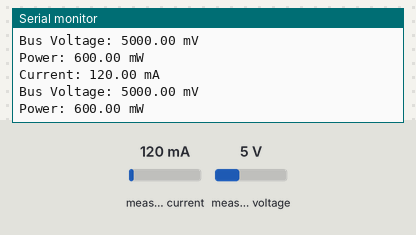
The sketch below on a simulated Arduino Uno, built with avr-gcc and run on an emulated ATmega328P. Parts: the last lines printed to the serial monitor. Inputs (shaded band) come from the test bench; at power-on: measured current 120 mA, measured voltage 5 V.

Above: at 1.2 s.
1.3 s: measured current set to 40 mA
At 2.6 s:
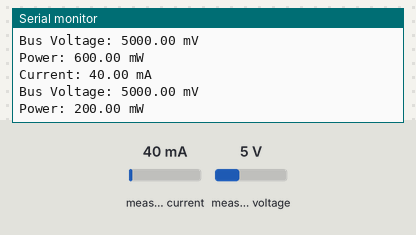
2.8 s: measured voltage set to 0.3 V
At 3.8 s:
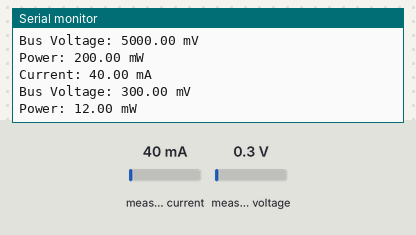
4.3 s: measured current set to 500 mA
At 5.9 s:
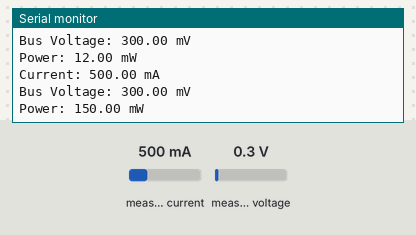
Timing chart, 0 to 7.4 s (numbered marks = the images above; inputs shaded):
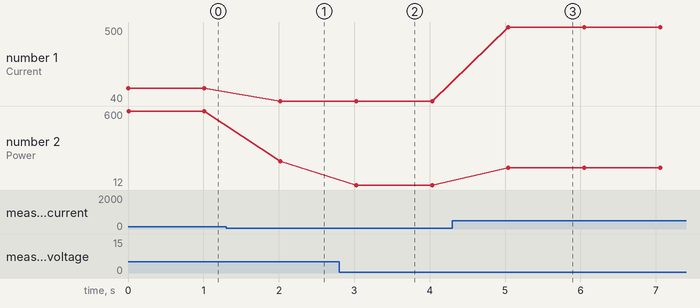

Measured:
- after the input at 1.3 s, the serial monitor: prints a new line after 0.72 s (image 1)
- after the input at 2.8 s, the serial monitor: prints a new line after 0.23 s (image 2)
- after the input at 4.3 s, the serial monitor: prints a new line after 0.74 s (image 3)
- plotted number 1: 120 → 40 after the input at 1.3 s, 40 → 500 after the input at 4.3 s
- plotted number 2: 600 → 200 after the input at 1.3 s, 200 → 12 after the input at 2.8 s, 12 → 150 after the input at 4.3 s

The sketch:

current_sensor.ino
```cpp
//
// current.sensor.ino
// Beep Boop Boys
// Sam DuBois
//
// 11-28-2020

#include <Adafruit_INA260.h>

Adafruit_INA260 ina260 = Adafruit_INA260();

void setup() {
  Serial.begin(115200);

  while (!Serial) { delay(10); } // Wait until serial port is opened

  Serial.println("Searching for Current Sensor ..."); // Search for INA260 Chip

  if (!ina260.begin()) {
    Serial.println("Couldn't find INA260 chip");
    while (1);
  }
  Serial.println("Found INA260 chip");
}

void loop() {
  Serial.print("Current: ");
  Serial.print(ina260.readCurrent());
  Serial.println(" mA");

  Serial.print("Bus Voltage: ");
  Serial.print(ina260.readBusVoltage());
  Serial.println(" mV");

  Serial.print("Power: ");
  Serial.print(ina260.readPower());
  Serial.println(" mW");

  Serial.println();
  delay(1000);
}
```
